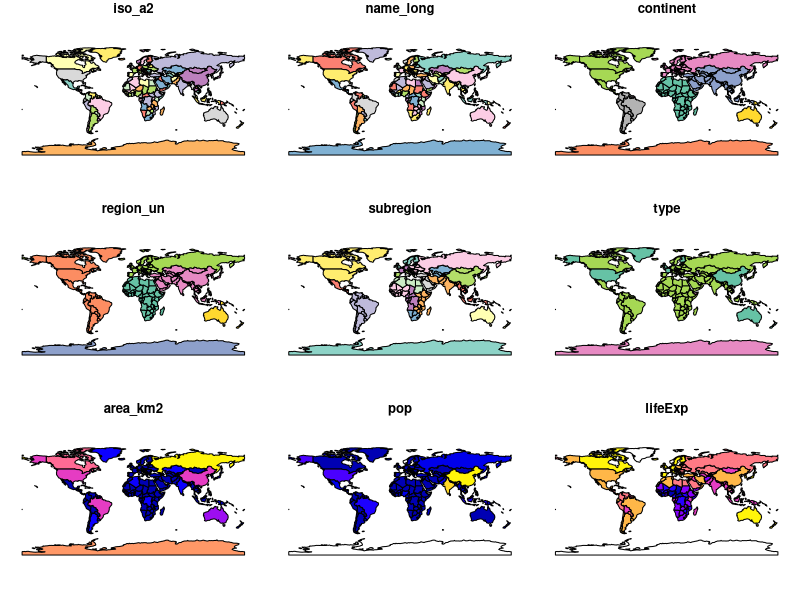
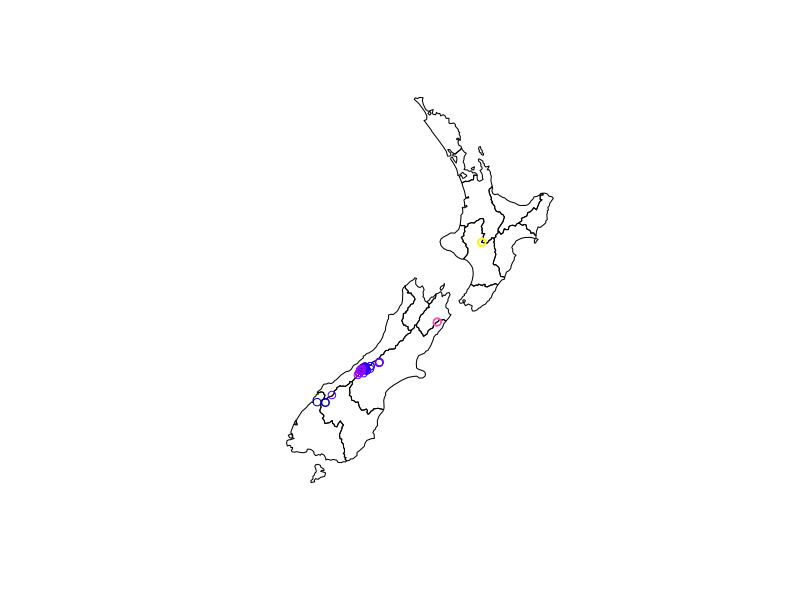
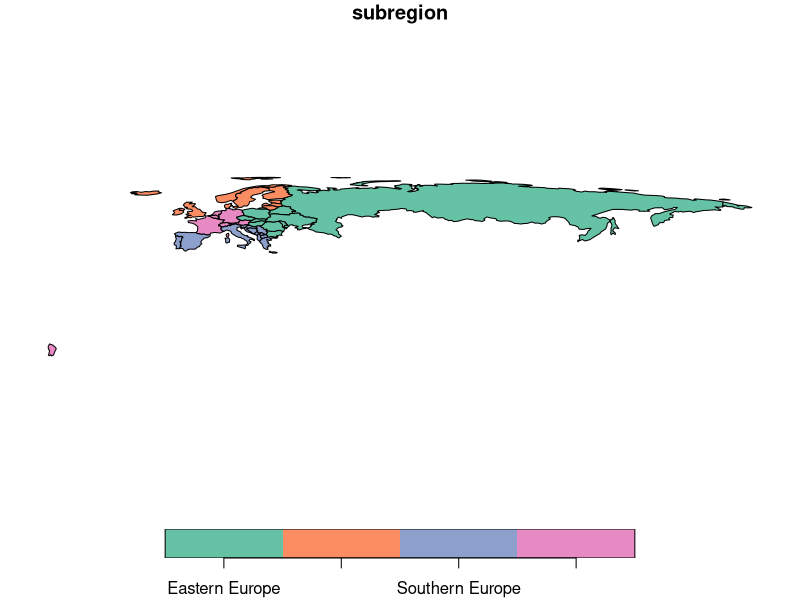

Here is the R script that generated these plots, in order:
## ---- chunk 1
library(sf)
library(dplyr)
library(spData)
## ---- chunk 2
plot(world)
## ---- chunk 3
# subset rows (countries) in Asia
asia = world %>% 
  filter(continent == "Asia")
# subset columns with certain names
world_small = world %>% 
  select(name_long, continent, pop)
## ---- chunk 4
plot(nz$geom)
plot(nz_height, add = TRUE)
## ---- chunk 5
europe = world %>% 
  filter(continent == "Europe", !is.na(iso_a2)) %>% 
  left_join(worldbank_df, by = "iso_a2") %>% 
  dplyr::select(name, subregion, gdpPercap, HDI, pop_growth) %>% 
  st_transform("+proj=aea +lat_1=20 +lat_2=-23 +lat_0=0 +lon_0=25")
## ---- chunk 6
plot(europe["subregion"])
